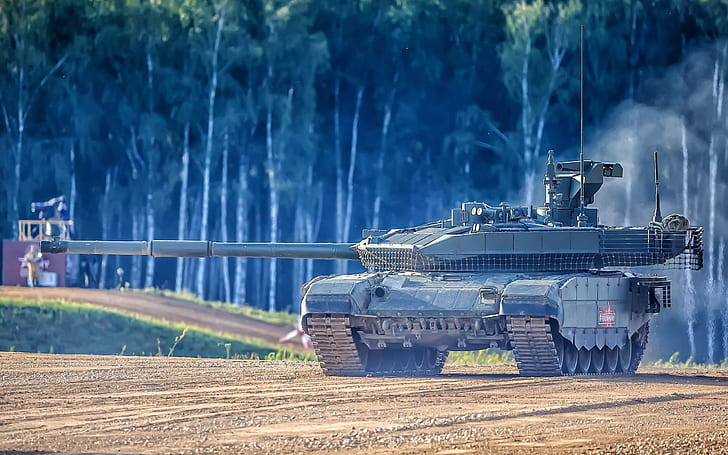
#> input picture T-90M.jpg, 728 x 455 px
$ python lab1cCV2.py
#> lines starting #> are read from the running program, lines starting #| are printed output that depends on the picture


import cv2
import numpy as np

img = cv2.imread("T-90M.jpg")
#> img is the input picture: shape (455, 728, 3); mean B, G, R 132.3, 105.8, 79.4

img_grey = cv2.cvtColor(img, cv2.COLOR_BGR2GRAY)
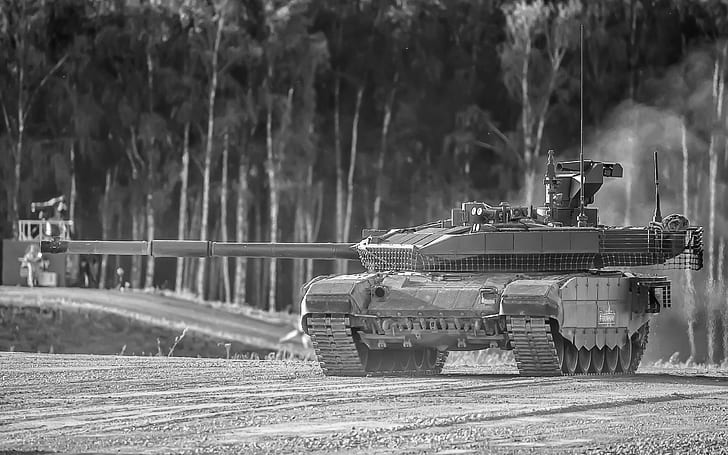
#> img_grey: shape (455, 728); min 1, max 255, mean 100.9


cv2.imshow("T-90M.jpg", img_grey)


cv2.waitKey(0)
